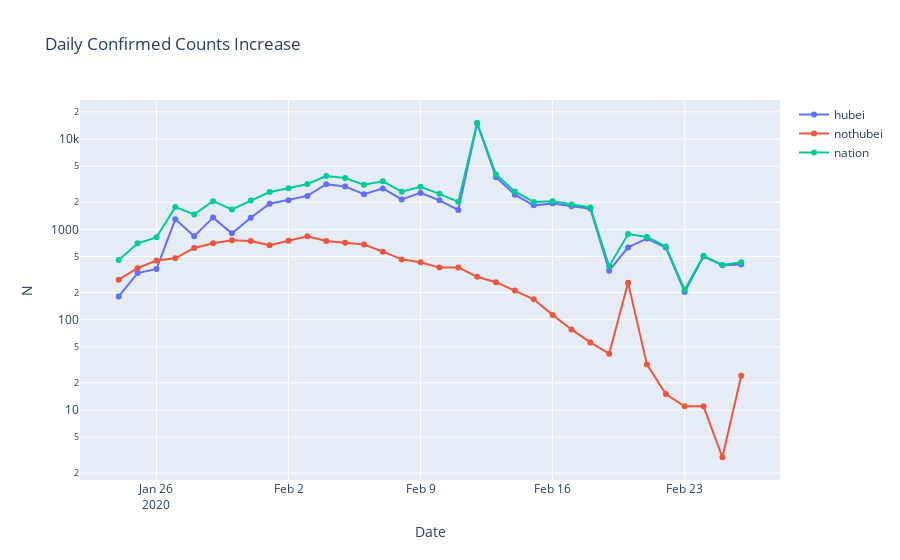

Write notebook code for a chart like this one.
### Code cell
fig = go.Figure()
fig.add_trace(
    go.Scatter(x=result_n.date.loc[1:],
               y=result_n.confirmedCount_hubei.values[1:] -
               result_n.confirmedCount_hubei.values[:-1],
               mode='lines+markers',
               name='hubei'))
fig.add_trace(
    go.Scatter(x=result_n.date.loc[1:],
               y=result_n.confirmedCount_nothubei.values[1:] -
               result_n.confirmedCount_nothubei[:-1],
               mode='lines+markers',
               name='nothubei'))
fig.add_trace(
    go.Scatter(x=result_n.date.loc[1:],
               y=result_n.confirmedCount_nation.values[1:] -
               result_n.confirmedCount_nation.values[:-1],
               mode='lines+markers',
               name='nation'))
fig.update_layout(title="Daily Confirmed Counts Increase",
                  xaxis_title="Date",
                  yaxis_title="N",
                 yaxis_type="log")
fig.show()
